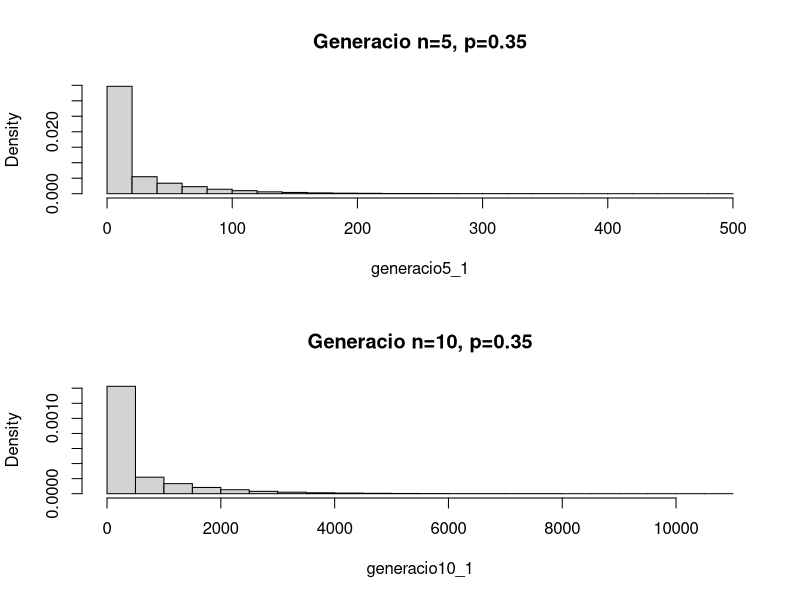
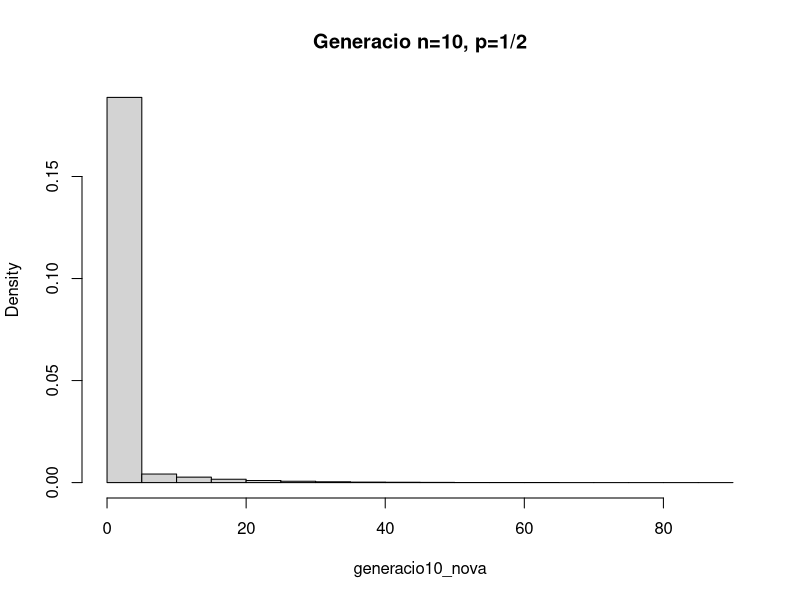
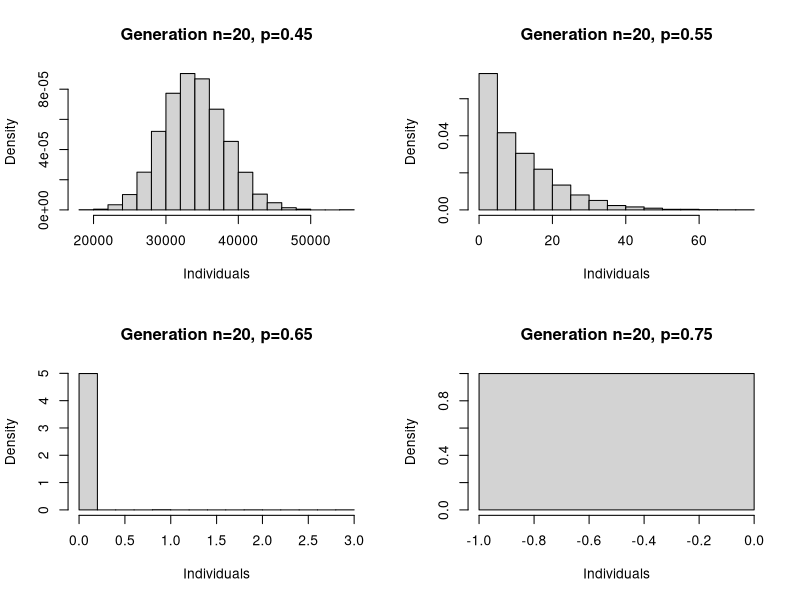
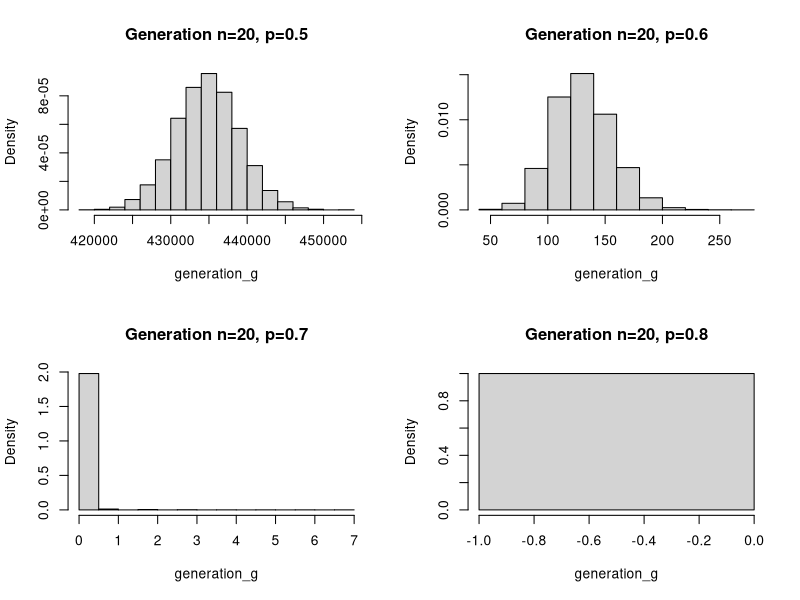
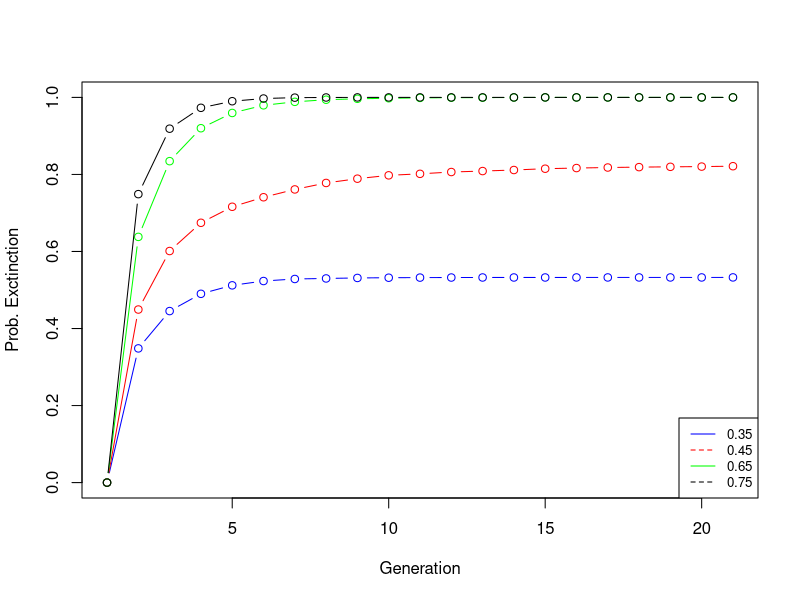
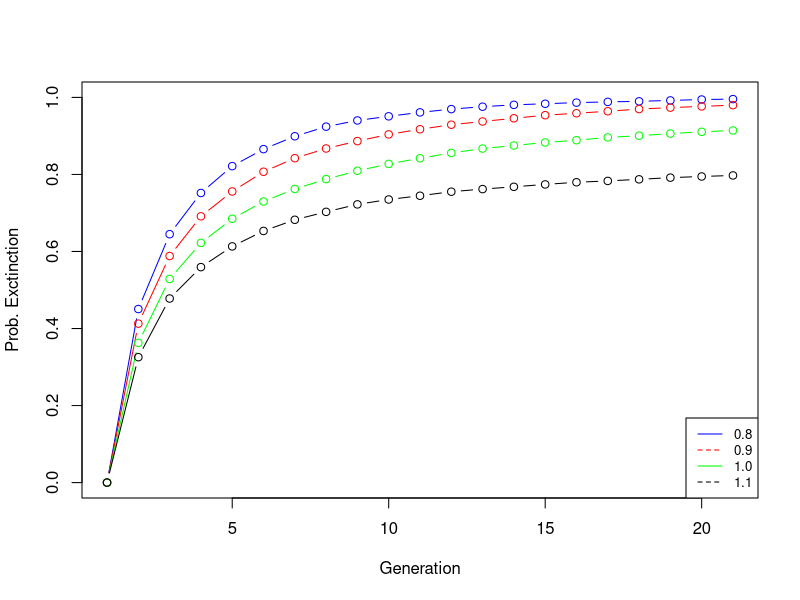
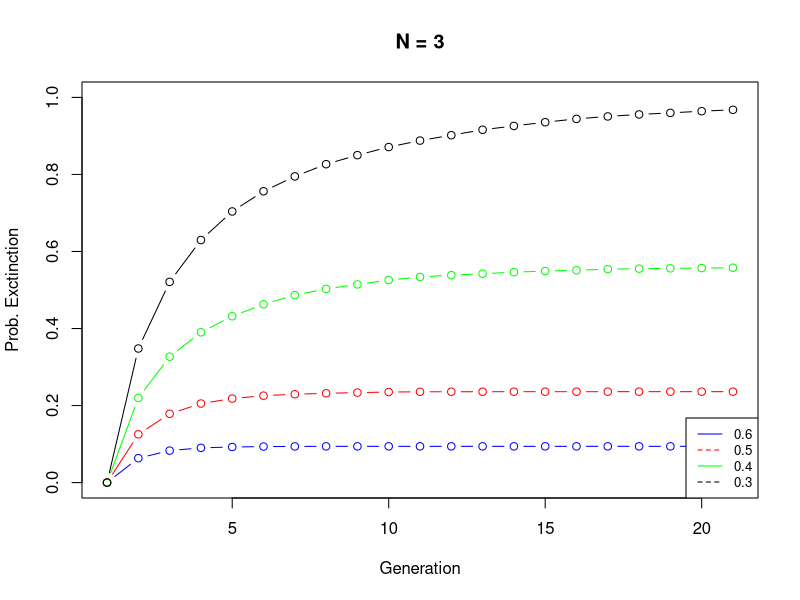

Here is the R script that generated these plots, in order:
# Applied Stochastic Processes

# n simulation Galton-Watson Process
# p probability parameter and g generations
# z0 initial population
simulation = function(n,p,g,z0) { #n nombre de simulacions
  # defining a n x (g + 1) matrix
  generation = matrix(data=NA , nrow = g + 1 , ncol = n , byrow=TRUE) 
  # namesim = c(1:n)
  # for (i in namesim) namesim[i]=paste("s",i)
  # namegen = c(0:g)
  # for (i in namegen) namegen[i + 1]=paste("Z",i)
  # dimnames(generation) = list(namegen,namesim)
  # set initial condition
  generation[1,] = z0
  # until generation g
  for (i in (1:g)) { 
    # for the n simulations
    for (j in (1:n)) {
      if (generation[i,j]>0) {
        generation[i+1,j]=rnbinom(1,generation[i,j],p)
      }
      else{
        generation[i+1,j]=0
      }
    }
  }
  generation
}

options(warn=-1)

# testing the model
n=10
p=0.35
g=10
z0=1
matriu_generacions=simulation(n,p,g,z0)
matriu_generacions

# Computing probability of extinguished
generacio9=matriu_generacions[10,]
sum(generacio9==0)/n  # probability of extinguished

simulacio_1 = function(n,p) { #n nombre de simulacions
  generacio = matrix(data=NA , nrow = 11 , ncol = n , byrow=TRUE) # volem fins a la generacio 10, 11 files
  generacio[1,]=1
  for (i in (1:10)) { #arribem fins a la generacio 10
    for (j in (1:n)) {
      if (generacio[i,j]>0) {
        generacio[i+1,j]=rnbinom(1,generacio[i,j],p)
      }
      else{
        generacio[i+1,j]=0
      }
    }
  }
  generacio
}
n=100000
matriu_generacions_1=simulacio_1(n,p); 
generacio9_1=matriu_generacions_1[10,]
sum(generacio9_1==0)/n

# mean and deviation for generation 5 and 10
generacio5_1 = matriu_generacions_1[6,]
generacio10_1 = matriu_generacions_1[11,]
mitjana5 = mean(generacio5_1, na.rm = TRUE); mitjana5
mitjana10 = mean(generacio10_1, na.rm=TRUE); mitjana10
var5 = var(generacio5_1 , na.rm=TRUE); var5
var10 = var(generacio10_1 , na.rm=TRUE); var10

# Histogram
par(mfrow=c(2,1))
hist(generacio5_1 , probability = TRUE , color='cornblue' , main='Generacio n=5, p=0.35')
hist(generacio10_1 , probability = TRUE , color = 'gold' , main='Generacio n=10, p=0.35')

# Changing the probability parameter p
p=1/2
matriu_generacions_nova=simulacio_1(n,p)
generacio9_nova=matriu_generacions_nova[11,]
sum(generacio9_nova==0)/n

# New Histogram
generacio10_nova=matriu_generacions_nova[11,]
par(mfrow=c(1,1))
hist(generacio10_nova , probability = TRUE , color='green' , main='Generacio n=10, p=1/2')

##############################################################################

# Barcelona surname
m = 1229  
z0 = trunc(m/2)  # number of men
n = 10000 # number of simulations
g = 20   # number of generations

p = 0.45  # probability parameter
matrix_generations = simulation(n,p,g,z0)
mean = c(1:(g+1))
var = c(1:(g+1))
survivals = c(1:(g+1))
for (i in (1:(g+1))) {
  mean[i] = mean(matrix_generations[i,],na.rm=TRUE);
  survivals[i] = sum(matrix_generations[i,]==0)/n;
}
mean
survivals
par(mfrow=c(2,2))
# plot(survivals, type='b',main="Probability of extinction, p = 0.45", ylab='Prob. of exctinction',xlab='Generation')
# plot(mean, type='b',main="Number of individuals, p = 0.45", ylab='Individuals',xlab='Generation')
generation_g = matrix_generations[(g+1),]
hist(generation_g , probability = TRUE , color='green' , xlab = 'Individuals', main='Generation n=20, p=0.45')

p = 0.55  # probability parameter
matrix_generations = simulation(n,p,g,z0)
mean = c(1:(g+1))
var = c(1:(g+1))
survivals = c(1:(g+1))
for (i in (1:(g+1))) {
  mean[i] = mean(matrix_generations[i,],na.rm=TRUE);
  survivals[i] = sum(matrix_generations[i,]==0)/n;
}
mean
survivals
# plot(survivals, type='b',main="Probability of extinction, p = 0.55", ylab='Prob. of exctinction',xlab='Generation')
# plot(mean, type='b',main="Number of individuals, p = 0.55", ylab='Individuals',xlab='Generation')
generation_g = matrix_generations[(g+1),]
hist(generation_g , probability = TRUE , color='green' , xlab = 'Individuals', main='Generation n=20, p=0.55')

p = 0.65  # probability parameter
matrix_generations = simulation(n,p,g,z0)
mean = c(1:(g+1))
var = c(1:(g+1))
survivals = c(1:(g+1))
for (i in (1:(g+1))) {
  mean[i] = mean(matrix_generations[i,],na.rm=TRUE);
  survivals[i] = sum(matrix_generations[i,]==0)/n;
}
mean
survivals
# plot(survivals, type='b',main="Probability of extinction, p = 0.65", ylab='Prob. of exctinction',xlab='Generation')
# plot(mean, type='b',main="Number of individuals, p = 0.65", ylab='Individuals',xlab='Generation')
generation_g = matrix_generations[(g+1),]
hist(generation_g , probability = TRUE , color='green' , xlab = 'Individuals', main='Generation n=20, p=0.65')

p = 0.75  # probability parameter
matrix_generations = simulation(n,p,g,z0)
mean = c(1:(g+1))
var = c(1:(g+1))
survivals = c(1:(g+1))
for (i in (1:(g+1))) {
  mean[i] = mean(matrix_generations[i,],na.rm=TRUE);
  survivals[i] = sum(matrix_generations[i,]==0)/n;
}
mean
survivals
# plot(survivals, type='b',main="Probability of extinction, p = 0.75", ylab='Prob. of exctinction',xlab='Generation')
# plot(mean, type='b',main="Number of individuals, p = 0.75", ylab='Individuals',xlab='Generation')
generation_g = matrix_generations[(g+1),]
hist(generation_g , probability = TRUE , color='green' , xlab = 'Individuals', main='Generation n=20, p=0.75')

######################################################################

# Cognom Lopez
m = 869461
z0 = trunc(m/2)  # number of men
n = 10000 # number of simulations
g = 20   # number of generations

p = 0.5  # probability parameter
matrix_generations = simulation(n,p,g,z0)
mean = c(1:(g+1))
var = c(1:(g+1))
survivals = c(1:(g+1))
for (i in (1:(g+1))) {
  mean[i] = mean(matrix_generations[i,],na.rm=TRUE);
  survivals[i] = sum(matrix_generations[i,]==0)/n;
}
mean
survivals
par(mfrow=c(2,2))
# plot(survivals, type='b',main="Probability of extinction, p = 0.5", ylab='Prob. of exctinction',xlab='Generation')
# plot(mean, type='b',main="Number of individuals, p = 0.5", ylab='Individuals',xlab='Generation')
generation_g = matrix_generations[(g+1),]
hist(generation_g , probability = TRUE , color='green' , main='Generation n=20, p=0.5')

p = 0.6  # probability parameter
matrix_generations = simulation(n,p,g,z0)
mean = c(1:(g+1))
var = c(1:(g+1))
survivals = c(1:(g+1))
for (i in (1:(g+1))) {
  mean[i] = mean(matrix_generations[i,],na.rm=TRUE);
  survivals[i] = sum(matrix_generations[i,]==0)/n;
}
mean
survivals
# plot(survivals, type='b',main="Probability of extinction, p = 0.6", ylab='Prob. of exctinction',xlab='Generation')
# plot(mean, type='b',main="Number of individuals, p = 0.6", ylab='Individuals',xlab='Generation')
generation_g = matrix_generations[(g+1),]
hist(generation_g , probability = TRUE , color='green' , main='Generation n=20, p=0.6')

p = 0.7  # probability parameter
matrix_generations = simulation(n,p,g,z0)
mean = c(1:(g+1))
var = c(1:(g+1))
survivals = c(1:(g+1))
for (i in (1:(g+1))) {
  mean[i] = mean(matrix_generations[i,],na.rm=TRUE);
  survivals[i] = sum(matrix_generations[i,]==0)/n;
}
mean
survivals
# plot(survivals, type='b',main="Probability of extinction, p = 0.7", ylab='Prob. of exctinction',xlab='Generation')
# plot(mean, type='b',main="Number of individuals, p = 0.7", ylab='Individuals',xlab='Generation')
generation_g = matrix_generations[(g+1),]
hist(generation_g , probability = TRUE , color='green' , main='Generation n=20, p=0.7')

p = 0.8  # probability parameter
matrix_generations = simulation(n,p,g,z0)
mean = c(1:(g+1))
var = c(1:(g+1))
survivals = c(1:(g+1))
for (i in (1:(g+1))) {
  mean[i] = mean(matrix_generations[i,],na.rm=TRUE);
  survivals[i] = sum(matrix_generations[i,]==0)/n;
}
mean
survivals
# plot(survivals, type='b',main="Probability of extinction, p = 0.8", ylab='Prob. of exctinction',xlab='Generation')
# plot(mean, type='b',main="Number of individuals, p = 0.8", ylab='Individuals',xlab='Generation')
generation_g = matrix_generations[(g+1),]
hist(generation_g , probability = TRUE , color='green' , main='Generation n=20, p=0.8')

########################################################################

# Studying the probability of extinction for different processes
# Geometric Distribution
z0 = 1    # initial number
n = 10000 # number of simulations
g = 20    # number of generations

p         = c(0.35,0.45,0.65,0.75)  # probability parameter
p[1]
simulation = function(n,p,g,z0) { #n nombre de simulacions
  # defining a n x (g + 1) matrix
  generation = matrix(data=NA , nrow = g + 1 , ncol = n , byrow=TRUE) 
  # namesim = c(1:n)
  # for (i in namesim) namesim[i]=paste("s",i)
  # namegen = c(0:g)
  # for (i in namegen) namegen[i + 1]=paste("Z",i)
  # dimnames(generation) = list(namegen,namesim)
  # set initial condition
  generation[1,] = z0
  # until generation g
  for (i in (1:g)) { 
    # for the n simulations
    for (j in (1:n)) {
      if (generation[i,j]>0) {
        generation[i+1,j]=rnbinom(1,generation[i,j],p)
      }
      else{
        generation[i+1,j]=0
      }
    }
  }
  generation
}
survivals = matrix(data=NA,nrow=4,ncol=g+1, byrow=TRUE)
for (i in (1:4)) {
  matrix_generations = simulation(n,p[i],g,z0)
  for (j in (1:(g+1))) {
    survivals[i,j] = sum(matrix_generations[j,]==0)/n;
  }
  survivals
}
survivals
par(mfrow=c(1,1))
colors=c("blue", "red", "green" , "black")
plot(survivals[1,],type="b", ylim=c(0,1), xlab='Generation', ylab='Prob. Exctinction', col=colors[1])
for (i in (2:4)) {
  lines(survivals[i,], col=colors[i], type='b')
}
legend("bottomright", legend=c("0.35","0.45","0.65","0.75"), col=colors, lty=1:2, cex=0.8)

# Stationary distributions
teo=c(1,1,1,1)
for (i in (1:4)) {
  if (p[i] >= 1/2) teo[i] = 1
  else teo[i] = (p[i])/(1-p[i])  # geoemetric distribution
}
print(teo)
print(survivals[1,(g+1)])
print(survivals[2,(g+1)])
print(survivals[3,(g+1)])
print(survivals[4,(g+1)])

#############################################################################

# Change the simulation to Poisson Process

simulation = function(n,p,g,z0) { #n nombre de simulacions
  # defining a n x (g + 1) matrix
  generation = matrix(data=NA , nrow = g + 1 , ncol = n , byrow=TRUE) 
  # namesim = c(1:n)
  # for (i in namesim) namesim[i]=paste("s",i)
  # namegen = c(0:g)
  # for (i in namegen) namegen[i + 1]=paste("Z",i)
  # dimnames(generation) = list(namegen,namesim)
  # set initial condition
  generation[1,] = z0
  # until generation g
  for (i in (1:g)) { 
    # for the n simulations
    for (j in (1:n)) {
      if (generation[i,j]>0) {
        generation[i+1,j]=rpois(1,generation[i,j]*p)
      }
      else{
        generation[i+1,j]=0
      }
    }
  }
  generation
}

# Studying the probability of extinction for different processes
# Poisson Distribution
z0 = 1    # initial number
n = 10000 # number of simulations
g = 20    # number of generations

p         = c(0.8,0.9,1.0,1.1)  # probability parameter
p[1]
survivals = matrix(data=NA,nrow=4,ncol=g+1, byrow=TRUE)
for (i in (1:4)) {
  matrix_generations = simulation(n,p[i],g,z0)
  for (j in (1:(g+1))) {
    survivals[i,j] = sum(matrix_generations[j,]==0)/n;
  }
  survivals
}
survivals

par(mfrow=c(1,1))
colors=c("blue", "red", "green" , "black")
plot(survivals[1,],type="b", ylim=c(0,1), xlab='Generation', ylab='Prob. Exctinction', col=colors[1])
for (i in (2:4)) {
  lines(survivals[i,], col=colors[i], type='b')
}
legend("bottomright", legend=c("0.8","0.9","1.0","1.1"), col=colors, lty=1:2, cex=0.8)

# Stationary distributions
teo=c(1.0,
      1.0,
      1.0,
      0.8238658563681903)
print(teo)
print(survivals[1,(g+1)])
print(survivals[2,(g+1)])
print(survivals[3,(g+1)])
print(survivals[4,(g+1)])

##########################################################################

# Change the simulation to Binomial Process

simulation = function(n,N,p,g,z0) { #n nombre de simulacions and N the other parameter for the binomial
  # defining a n x (g + 1) matrix
  generation = matrix(data=NA , nrow = g + 1 , ncol = n , byrow=TRUE) 
  # namesim = c(1:n)
  # for (i in namesim) namesim[i]=paste("s",i)
  # namegen = c(0:g)
  # for (i in namegen) namegen[i + 1]=paste("Z",i)
  # dimnames(generation) = list(namegen,namesim)
  # set initial condition
  generation[1,] = z0
  # until generation g
  for (i in (1:g)) { 
    # for the n simulations
    for (j in (1:n)) {
      if (generation[i,j]>0) {
        generation[i+1,j]=rbinom(1,generation[i,j]*N,p)
      }
      else{
        generation[i+1,j]=0
      }
    }
  }
  generation
}

# Studying the probability of extinction for different processes
# Binomial Distribution
z0 = 1    # initial number
n = 10000 # number of simulations
g = 20    # number of generations
N = 3

p         = c(0.6,0.5,0.4,0.3)  # probability parameter
p[1]
survivals = matrix(data=NA,nrow=4,ncol=g+1, byrow=TRUE)
for (i in (1:4)) {
  matrix_generations = simulation(n,N,p[i],g,z0)
  for (j in (1:(g+1))) {
    survivals[i,j] = sum(matrix_generations[j,]==0)/n;
  }
  survivals
}
survivals

par(mfrow=c(1,1))
colors=c("blue", "red", "green" , "black")
plot(survivals[1,],type="b", ylim=c(0,1), xlab='Generation', ylab='Prob. Exctinction', col=colors[1], main = 'N = 3')
for (i in (2:4)) {
  lines(survivals[i,], col=colors[i], type='b')
}
legend("bottomright", legend=c("0.6","0.5","0.4","0.3"), col=colors, lty=1:2, cex=0.8)

# Stationary distributions
print(survivals[1,(g+1)])
print(survivals[2,(g+1)])
print(survivals[3,(g+1)])
print(survivals[4,(g+1)])
teo=c(0.0957118462605635,0.236067977499790,0.557189138830738,1.00000000000000)
print(teo)
